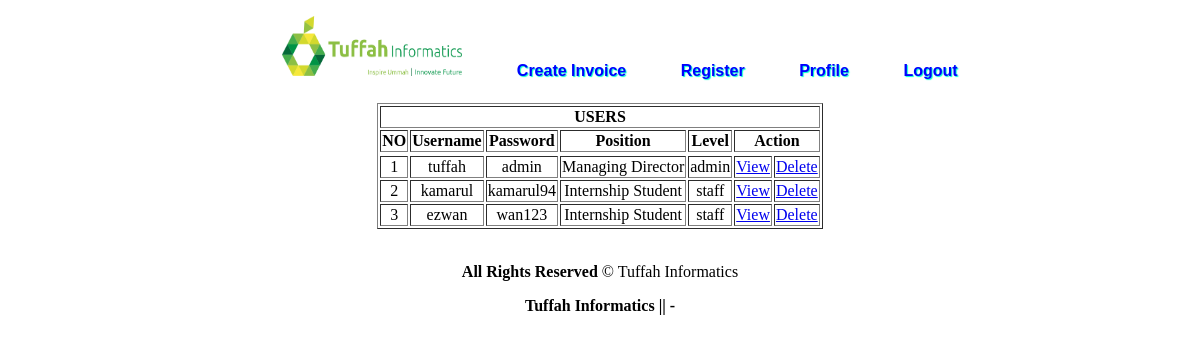
The page /admin/user.php (signed in) on the database its author committed.
### tables this page shows
CREATE TABLE IF NOT EXISTS `user` (
  `user_id` int(200) NOT NULL AUTO_INCREMENT,
  `username` varchar(200) NOT NULL,
  `password` varchar(200) NOT NULL,
  `name` varchar(200) NOT NULL,
  `ic` varchar(200) NOT NULL,
  `dob` date NOT NULL,
  `phone` varchar(200) NOT NULL,
  `email` varchar(200) NOT NULL,
  `address` varchar(200) NOT NULL,
  `position` varchar(200) NOT NULL,
  `level` varchar(200) NOT NULL,
  PRIMARY KEY (`user_id`)
);

### admin/user.php (the view, shortened to what this page needs)
<?php
	$id = $_SESSION['ic'];
	$sql = "SELECT * FROM user WHERE ic = '$id'";
	$res = mysql_query($sql) or die('Query failed. ' . mysql_error());
	$row = mysql_fetch_array($res, MYSQL_ASSOC);
	$name = $row['name'];
	$ic = $row['ic'];
?>
<!DOCTYPE html PUBLIC "-//W3C//DTD XHTML 1.0 Transitional//EN" "http://www.w3.org/TR/xhtml1/DTD/xhtml1-transitional.dtd">
<html xmlns="http://www.w3.org/1999/xhtml">
<head>
<link rel="stylesheet" href="../style/style.css" type="text/css" />
</head>
<body>
	<div>
    	<div>
    		<ul id="menu">
        		<li><a href="index.php"><img src="../img/logo.png" width="180" height="60" /></a></li>
        		<li><a href="create_invoice.php">Create Invoice</a></li>
                <li><a href="register.php">Register</a></li>
                <li><a href="profile.php">Profile</a></li>
        		<li><a href="../logout.php">Logout</a></li>
			</ul>
		</div>
        <br /><br />
        <div>
    		<table border="1" align="center">
            	<tr>
                	<th colspan="13">USERS</th>
                </tr>
                <tr>
                	<th>NO</th>
                    <th>Username</th>
                    <th>Password</th>
                    <th>Position</th>
                    <th>Level</th>
                    <th colspan="2">Action</th>
                    <tr>
                	<?php
						$sql1 = "SELECT * FROM user";
						$res1 = mysql_query($sql1) or die('Query failed. ' . mysql_error());
							$i=1;
								while($user = mysql_fetch_array($res1)){
									echo "<tr>";
									echo "<td align='center'>" .$i. "</td>";
									echo "<td align='center'>" .$user['username']. "</td>";
									echo "<td align='center'>" .$user['password']. "</td>";
									echo "<td align='center'>" .$user['position']. "</td>";
									echo "<td align='center'>" .$user['level']. "</td>";
									echo "<td align='center'><a href='user_view.php?view=$user[user_id]'>View</a></td>";
									echo "<td align='center'><a href='user_delete.php?delete=$user[user_id]'>Delete</a></td>";
									echo "</tr>";
									$i++;
								}
					?>
            	</tr>
        </table>
        </div>
        <br />
        <div>
        	<footer align="center">
            	<p><b>All Rights Reserved</b> &copy; Tuffah Informatics</p>
                <p><b><?php echo $name ?> || <?php echo $ic ?></b></p>
            </footer>
        </div>
</body>
</html>

### style/style.css (style rules this page uses)
#menu { width:auto; height: 35px; font-size: 16px; font-family: Tahoma, Geneva, sans-serif; font-weight: bold; text-align: center; text-shadow: 1px 1px 1px #0FC; background-color:transparent; border-radius: 8px; }
#menu li { display: inline; padding: 15px; }
#menu a { text-decoration: none; color: #00F; padding: 10px 10px 10px 10px; }

### rows shown on the page
user: username "tuffah", password "admin", position "Managing Director", level "admin", name "Tuffah Informatics", ic "-"
user: username "kamarul", password "kamarul94", position "Internship Student", level "staff"
user: username "ezwan", password "wan123", position "Internship Student", level "staff"
